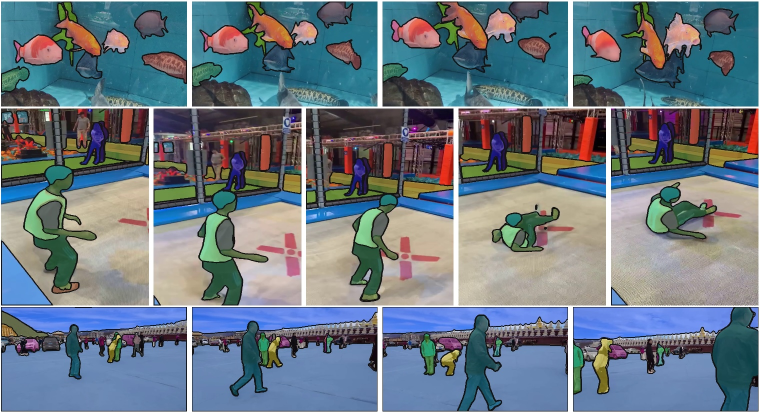
#> input picture assets/sa_v_dataset.jpg, 1523 x 824 px (shown at 1/2 size)
$ python visualize_prediction_frames.py --input-dir assets
#> lines starting #> are read from the running program, lines starting #| are printed output that depends on the picture
#> in make_video, frame is the input picture: shape (824, 1523, 3); mean B, G, R 130.1, 119.9, 106.1
from __future__ import annotations

import argparse
import logging
from pathlib import Path

import cv2


IMAGE_EXTENSIONS = {".png", ".jpg", ".jpeg", ".bmp", ".tif", ".tiff"}


def parse_args() -> argparse.Namespace:
    parser = argparse.ArgumentParser(description="将可视化图片按文件名排序并合成为视频。")
    parser.add_argument("--input-dir", type=Path, required=True)
    parser.add_argument("--output-dir", type=Path, default=Path("."))
    parser.add_argument("--fps", type=float, default=20.0)
    parser.add_argument("--format", choices=["avi", "mp4"], default="avi")
    parser.add_argument("--stride", type=int, default=1)
    parser.add_argument("--max-frames", type=int, default=0)
    parser.add_argument("--width", type=int, default=2560)
    parser.add_argument("--height", type=int, default=720)
    return parser.parse_args()


def sorted_image_paths(input_dir: Path) -> list[Path]:
    return sorted(
        path for path in input_dir.iterdir()
        if path.is_file() and path.suffix.lower() in IMAGE_EXTENSIONS
    )


def resize_with_padding(frame, frame_size: tuple[int, int]):
#> called with frame_size = (2560, 720)
    target_w, target_h = frame_size
    h, w = frame.shape[:2]
#> h = 824; w = 1523
    scale = min(target_w / w, target_h / h)
#> scale = 0.874

    new_w = max(1, int(w * scale))
#> new_w = 1330
    new_h = max(1, int(h * scale))
#> new_h = 720
    frame = cv2.resize(frame, (new_w, new_h), interpolation=cv2.INTER_AREA)
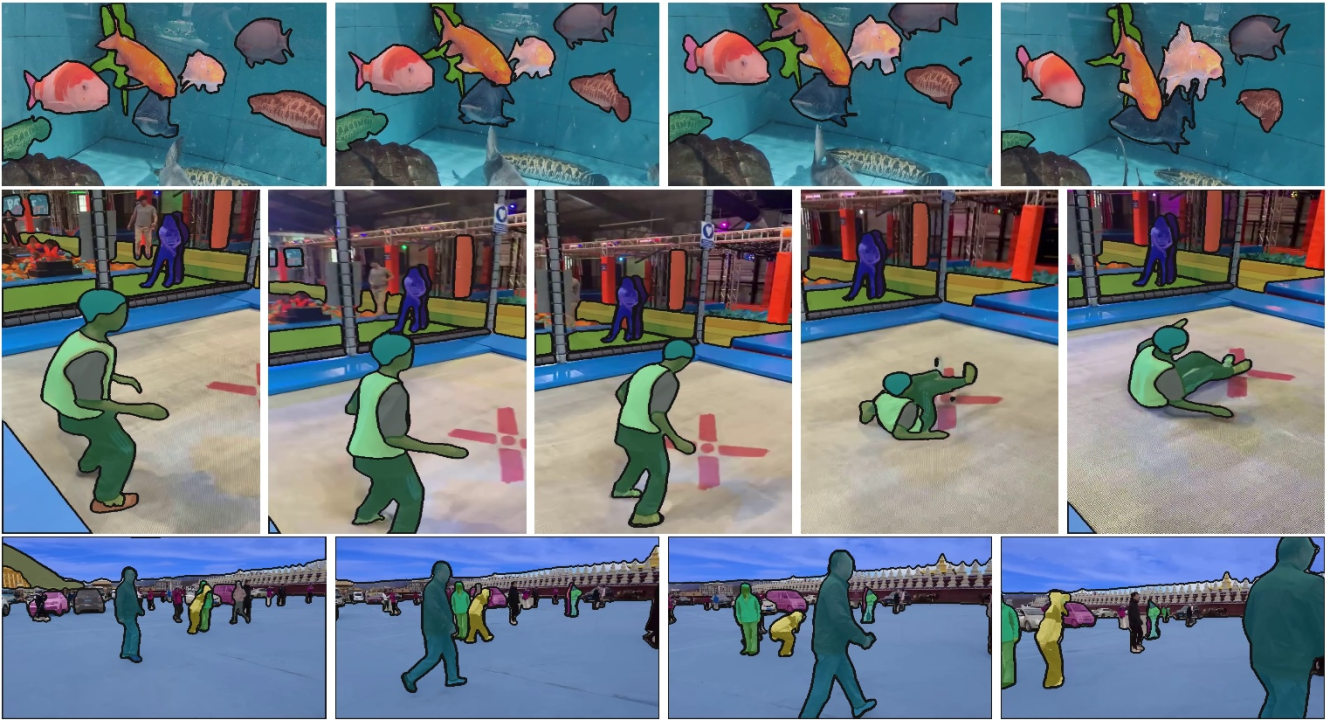
#> frame: shape (720, 1330, 3); mean of channels 0, 1, 2 130.1, 119.9, 106.1; drawn as B, G, R

    left = (target_w - new_w) // 2
#> left = 615
    right = target_w - new_w - left
#> right = 615
    top = (target_h - new_h) // 2
#> top = 0
    bottom = target_h - new_h - top
#> bottom = 0

    return cv2.copyMakeBorder(
        frame, top, bottom, left, right,
        cv2.BORDER_CONSTANT, value=(0, 0, 0),
    )
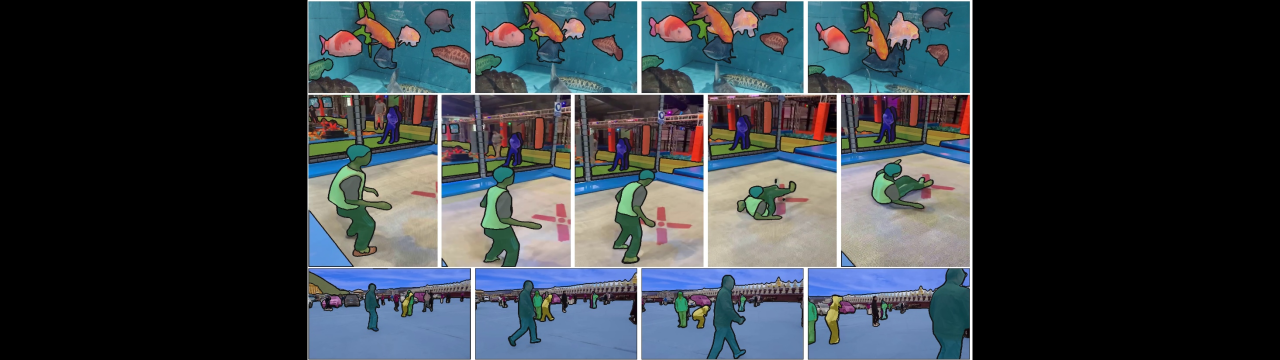
#> returned value: shape (720, 2560, 3) (shown at 1/2 size); mean of channels 0, 1, 2 67.6, 62.3, 55.1; drawn as B, G, R


def make_video(
    input_dir: Path,
    output_dir: Path,
    fps: float,
    video_format: str,
    stride: int,
    max_frames: int,
    frame_size: tuple[int, int],
) -> Path:
    if not input_dir.is_dir():
        raise FileNotFoundError(f"图片目录不存在：{input_dir}")

    image_paths = sorted_image_paths(input_dir)[::max(1, stride)]
    if max_frames > 0:
        image_paths = image_paths[:max_frames]
    if not image_paths:
        raise RuntimeError(f"目录中没有可用图片：{input_dir}")

    width, height = frame_size
    frame_size = (width - width % 2, height - height % 2)

    output_dir.mkdir(parents=True, exist_ok=True)
    output_path = output_dir / f"{input_dir.name}.{video_format}"

    codec = "MJPG" if video_format == "avi" else "mp4v"
    writer = cv2.VideoWriter(
        str(output_path),
        cv2.VideoWriter_fourcc(*codec),
        fps,
        frame_size,
    )
    if not writer.isOpened():
        raise RuntimeError(f"无法创建视频：{output_path}")

    written = 0
    try:
        for image_path in image_paths:
            frame = cv2.imread(str(image_path))
            if frame is None:
                logging.warning("跳过无法读取的图片：%s", image_path)
                continue

            writer.write(resize_with_padding(frame, frame_size))
            written += 1
    finally:
        writer.release()

    if written == 0:
        output_path.unlink(missing_ok=True)
        raise RuntimeError("没有成功写入任何帧。")

    logging.info("已生成 %s（%d 帧）", output_path, written)
    return output_path


def main() -> None:
    args = parse_args()
    logging.basicConfig(level=logging.INFO, format="%(levelname)s | %(message)s")

    if args.fps <= 0 or args.width <= 0 or args.height <= 0:
        raise SystemExit("fps、width 和 height 必须大于 0。")

    try:
        make_video(
            args.input_dir,
            args.output_dir,
            args.fps,
            args.format,
            args.stride,
            args.max_frames,
            (args.width, args.height),
        )
    except (FileNotFoundError, RuntimeError) as exc:
        raise SystemExit(str(exc)) from exc


if __name__ == "__main__":
    main()
